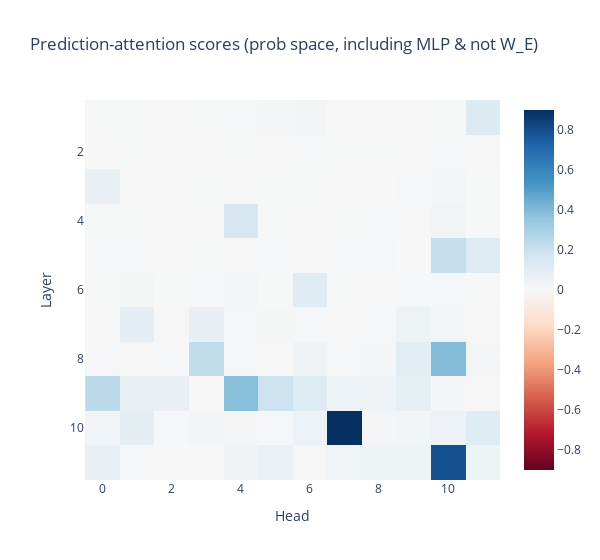

Notebook code cell kept with this figure:
### Code cell
results = get_scores_for_all_heads(embeddings_dict, sample_size = 200, num_batches = 40, include_W_E_raw = False, plot_probs = True)

imshow(results, y=list(range(1, 12)), labels={"x": "Head", "y": "Layer"}, title="Prediction-attention scores (prob space, including MLP & not W_E)", width=600)

### Figure 1 — Plotly figure (JSON) as saved in the notebook; plotly's stock layout.template omitted (floating-point values rounded to 4 significant figures; data arrays with more than 128 entries replaced by an {"elided": "..."} marker saying what was removed)
{"data": [{"coloraxis": "coloraxis", "hovertemplate": "Head: %{x}<br>Layer: %{y}<br>color: %{z}<extra></extra>", "name": "0", "type": "heatmap", "xaxis": "x", "y": [1, 2, 3, 4, 5, 6, 7, 8, 9, 10, 11], "yaxis": "y", "z": {"elided": "11x12 float values"}}], "layout": {"coloraxis": {"cmid": 0, "colorscale": [[0, "rgb(103,0,31)"], [0.1, "rgb(178,24,43)"], [0.2, "rgb(214,96,77)"], [0.3, "rgb(244,165,130)"], [0.4, "rgb(253,219,199)"], [0.5, "rgb(247,247,247)"], [0.6, "rgb(209,229,240)"], [0.7, "rgb(146,197,222)"], [0.8, "rgb(67,147,195)"], [0.9, "rgb(33,102,172)"], [1, "rgb(5,48,97)"]]}, "title": {"text": "Prediction-attention scores (prob space, including MLP & not W_E)"}, "width": 600, "xaxis": {"anchor": "y", "constrain": "domain", "domain": [0, 1], "scaleanchor": "y", "title": {"text": "Head"}}, "yaxis": {"anchor": "x", "autorange": "reversed", "constrain": "domain", "domain": [0, 1], "title": {"text": "Layer"}}}}
